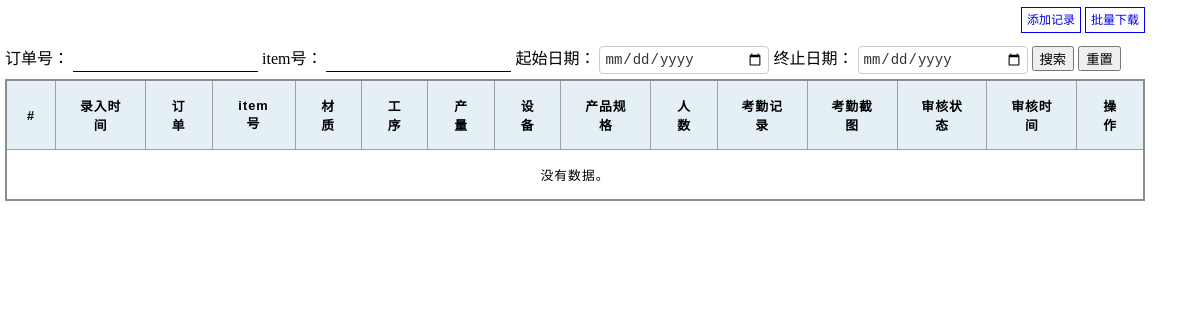
Before: / with the older database file.
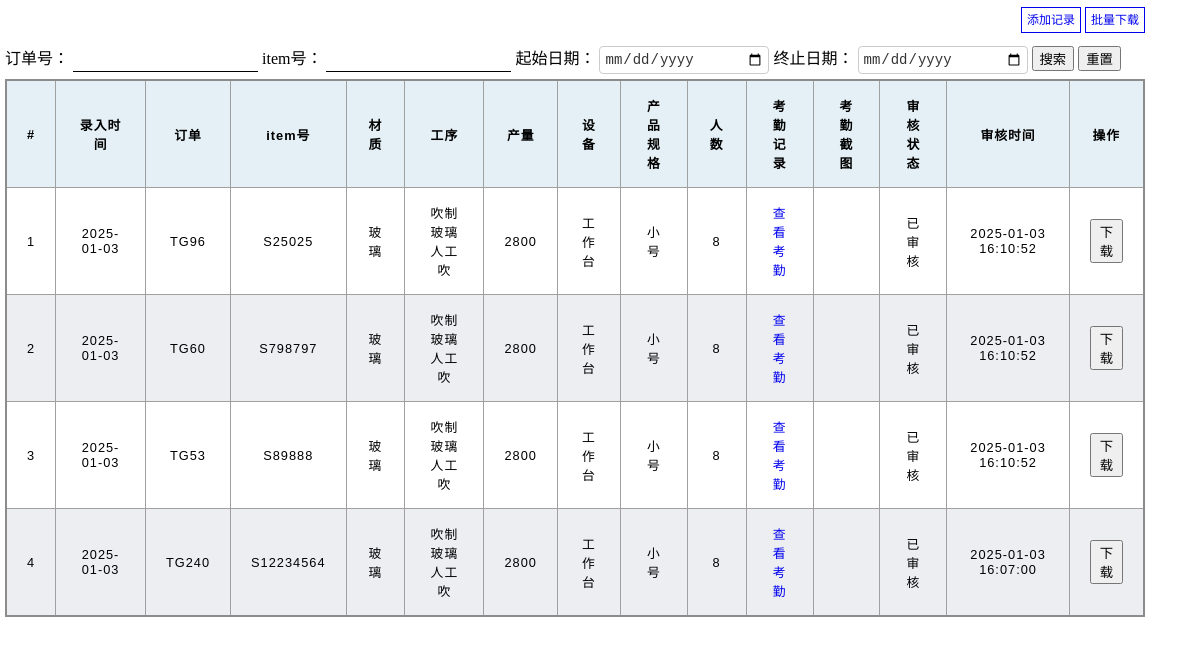
After: the same page with the newer database file.
### tables this page shows
CREATE TABLE record_sheet
(
    id                 INTEGER PRIMARY KEY,
    entry_time         TEXT    NOT NULL,            -- 记录时间
    po                 TEXT    NOT NULL,            -- po号
    item               TEXT    NOT NULL,            -- item号
    specification_name TEXT    NOT NULL,            -- 规格
    material_name      TEXT    NOT NULL,            -- 材质id
    process_name       TEXT    NOT NULL,            -- 工序
    equipment_name     TEXT    NOT NULL,            -- 设备
    people_number      INTEGER NOT NULL,            -- 人数
    output_number      INTEGER NOT NULL,            -- 数量
    examine_status     INTEGER NOT NULL DEFAULT 0,  -- 审核状态 1 通过 0 拒绝
    examine_time       TEXT             DEFAULT '', -- 审核时间
    attendance_picture TEXT    NOT NULL           -- 考勤图片
);

### blueprints/factory.py (the view)
def factory_index():
    title = '首页'
    per_page = 12  # 每页显示12条记录
    page = int(request.args.get('page', 1))
    db_conn = get_db()
    cursor = db_conn.cursor()
    po = request.args.get('po')
    item = request.args.get('item')
    start_date = request.args.get('start_date')
    end_date = request.args.get('end_date')
    conditions = ''
    conditions_list = []
    if po:
        conditions_list.append(f"po='{po}'")
    if item:
        conditions_list.append(f"item='{item}'")
    if start_date:
        conditions_list.append(f"strftime('%Y-%m-%d', entry_time) >= datetime('{start_date}')")
    if end_date:
        conditions_list.append(f"strftime('%Y-%m-%d', entry_time)  <= datetime('{end_date}')")
    conditions_list.append("examine_status == 1")
    if conditions_list:
        conditions = ' AND '.join(conditions_list)
    if not conditions:
        get_total_sql = """
           SELECT COUNT(*) FROM  main.record_sheet WHERE examine_status == 1
       """
    else:
        get_total_sql = f"""
               SELECT COUNT(*) FROM  main.record_sheet WHERE {conditions}
           """
    cursor.execute(get_total_sql)
    data_total = cursor.fetchone()[0]  # 数据总数
    page_total, page_remainder = divmod(data_total, 12)  # 页码数
    if page_total != 0:
        page_total += 1
    if not conditions:
        get_sql = f"""
            SELECT
                main.record_sheet.id,
                main.record_sheet.entry_time,
                main.record_sheet.po,
                main.record_sheet.item,
                main.record_sheet.people_number,
                main.record_sheet.output_number,
                main.record_sheet.examine_status,
                main.record_sheet.examine_time,
                main.record_sheet.material_name,
                main.record_sheet.equipment_name,
                main.record_sheet.process_name,
                main.record_sheet.specification_name,
                main.record_sheet.attendance_picture
            FROM
                main.record_sheet
            WHERE examine_status == 1
             ORDER BY id DESC
            LIMIT {per_page} OFFSET {(page - 1) * 12};
        """
    else:
        get_sql = f"""
                SELECT
                    main.record_sheet.id,
                    main.record_sheet.entry_time,
                    main.record_sheet.po,
                    main.record_sheet.item,
                    main.record_sheet.people_number,
                    main.record_sheet.output_number,
                    main.record_sheet.examine_status,
                    main.record_sheet.examine_time,
                    main.record_sheet.material_name,
                    main.record_sheet.equipment_name,
                    main.record_sheet.process_name,
                    main.record_sheet.specification_name,
                    main.record_sheet.attendance_picture
                FROM
                    main.record_sheet
                WHERE {conditions}
                 ORDER BY id DESC
                LIMIT {per_page} OFFSET {(page - 1) * 12};
                """
    cursor.execute(get_sql)
    column_names = [description[0] for description in cursor.description]
    data_list_all = [dict(zip(column_names, row)) for row in cursor.fetchall()]
    pagination_links = []
    page_start_number = page
    page_end_number = 5 + (page - 1)  # 计算展示最后以为展示的页码
    if page_end_number > page_total:  # 计算起始的页码
        page_start_number = page_total - 4
    if page_total <= 5:  # 如果总页码小于等于5，那么起始页码不进行计算
        page_start_number = 1
    for i in range(page_start_number, min(page_total, page_end_number) + 1):
        if i == page:
            pagination_links.append((i, 'active'))  # 当前页不加链接
        else:
            pagination_links.append((i, f'?page={i}'))
    return render_template('factory_index.html', title=title, data_list_all=data_list_all, data_total=data_total,
                           page_total=page_total, pagination_links=pagination_links, page=page)

### config/db_config.py (called while the page is built)
def get_db():
    if not hasattr(db, 'conn'):
        db.conn = sqlite3.connect('RSDataBase.db')
    return db.conn

### config/tools.py (called while the page is built)
def audit_status(data):  # 注册过滤器的函数
    if not data:
        return "未审核"
    return "已审核"

### templates/factory_index.html (shortened to what this page needs)
<!DOCTYPE html>
<html lang="en">
<head>
    <link rel="stylesheet" href="/static/css/index.css">
</head>
<body>
<div style="width: 95%;margin-left: 5px;margin-top: 10px">
    <div style="height: 30px;text-align: right">
        <a href="/factory_add_records" target="_blank"
           style="text-decoration: none;border: 1px solid;padding: 5px;font-size: 12px;">添加记录</a>
        <a href="/factory_batch_download_index" target="_blank"
           style="text-decoration: none;border: 1px solid;padding: 5px;font-size: 12px;">批量下载</a>
    </div>
    <div class="table-search margin_top">
        <label for="po">订单号：</label>
        <input type="text" id="po" class="input_style">
        <label for="item">item号：</label>
        <input type="text" id="item" class="input_style">
        <label for="start_date">起始日期：</label>
        <input type="date" id="start_date">
        <label for="end_date">终止日期：</label>
        <input type="date" id="end_date">
        <button onclick="search()">搜索</button>
        <button onclick="reload()">重置</button>
    </div>
    <div class="table-container margin_top">
        <table>
            <thead>
            <tr>
                <th>#</th>
                <th>录入时间</th>
                <th>订单</th>
                <th>item号</th>
                <th>材质</th>
                <th>工序</th>
                <th>产量</th>
                <th>设备</th>
                <th>产品规格</th>
                <th>人数</th>
                <th>考勤记录</th>
                <th>考勤截图</th>
                <th>审核状态</th>
                <th>审核时间</th>
                <th>操作</th>
            </tr>
            </thead>
            <tbody>
            {% for i in data_list_all %}
            <tr>
                <td>{{loop.index}}</td>
                <td>{{i.entry_time}}</td>
                <td>{{i.po}}</td>
                <td>{{i.item}}</td>
                <td>{{i.material_name}}</td>
                <td>{{i.process_name}}</td>
                <td>{{i.output_number}}</td>
                <td>{{i.equipment_name}}</td>
                <td>{{i.specification_name}}</td>
                <td>{{i.people_number}}</td>
                <td>
                    <a href="/rs/rs_sign_in_record?pk={{i.id}}" target="_blank" style="text-decoration: none;">查看考勤</a>
                </td>
                <td>
                </td>
                <td>{{i.examine_status | audit}}</td>
                <td>
                    {% if i.examine_status %}
                    {{i.examine_time}}
                    {%endif%}
                </td>
                <td>
                    {% if i.examine_status %}
                    <button onclick="download({{i.id}})">下载</button>
                    {%endif%}
                </td>
            </tr>
            {% else %}
            <tr>
                <td colspan="17">没有数据。</td>
            </tr>
            {% endfor %}
            </tbody>
        </table>
    </div>
</div>
</body>
</html>

### static/css/index.css (style rules this page uses)
body { margin: 0; padding: 0; }
table { border-collapse: collapse; border: 2px solid rgb(140, 140, 140); font-family: sans-serif; font-size: 0.8rem; letter-spacing: 1px; width: 100%; display: table; overflow-x: auto; overflow-y: scroll; border-spacing: 0; }
thead, tfoot { background-color: rgb(228, 240, 245); }
th, td { border: 1px solid rgb(160, 160, 160); padding: 15px 20px; white-space: normal; text-align: center; }
th { width: auto; text-overflow: ellipsis; overflow: hidden; position: sticky; top: 0; background-color: rgb(228, 240, 245); z-index: 10; }
td:last-of-type { text-align: center; }
tbody > tr:nth-of-type(even) { background-color: rgb(237, 238, 242); }
.margin_top { margin-top: 5px; }
.input_style { border: none; padding: 4px; border-bottom: 1px solid }
input[type="date"] { border: 1px solid #ccc; padding: 4px; font-size: 14px; border-radius: 4px; box-sizing: border-box; width: 170px; background-color: #fff; color: #333; }

Changed rows visible on the page:
added record_sheet: entry_time "2025-01-03", po "TG96", item "S25025", material_name "玻璃", process_name "吹制玻璃人工吹", output_number "2800", equipment_name "工作台", specification_name "小号", people_number "8", examine_status|audit "已审核", examine_time "2025-01-03 16:10:52"
added record_sheet: entry_time "2025-01-03", po "TG60", item "S798797", material_name "玻璃", process_name "吹制玻璃人工吹", output_number "2800", equipment_name "工作台", specification_name "小号", people_number "8", examine_status|audit "已审核", examine_time "2025-01-03 16:10:52"
added record_sheet: entry_time "2025-01-03", po "TG53", item "S89888", material_name "玻璃", process_name "吹制玻璃人工吹", output_number "2800", equipment_name "工作台", specification_name "小号", people_number "8", examine_status|audit "已审核", examine_time "2025-01-03 16:10:52"
added record_sheet: entry_time "2025-01-03", po "TG240", item "S12234564", material_name "玻璃", process_name "吹制玻璃人工吹", output_number "2800", equipment_name "工作台", specification_name "小号", people_number "8", examine_status|audit "已审核", examine_time "2025-01-03 16:07:00"
Other visible differences:
text no longer shown: "没有数据。"
